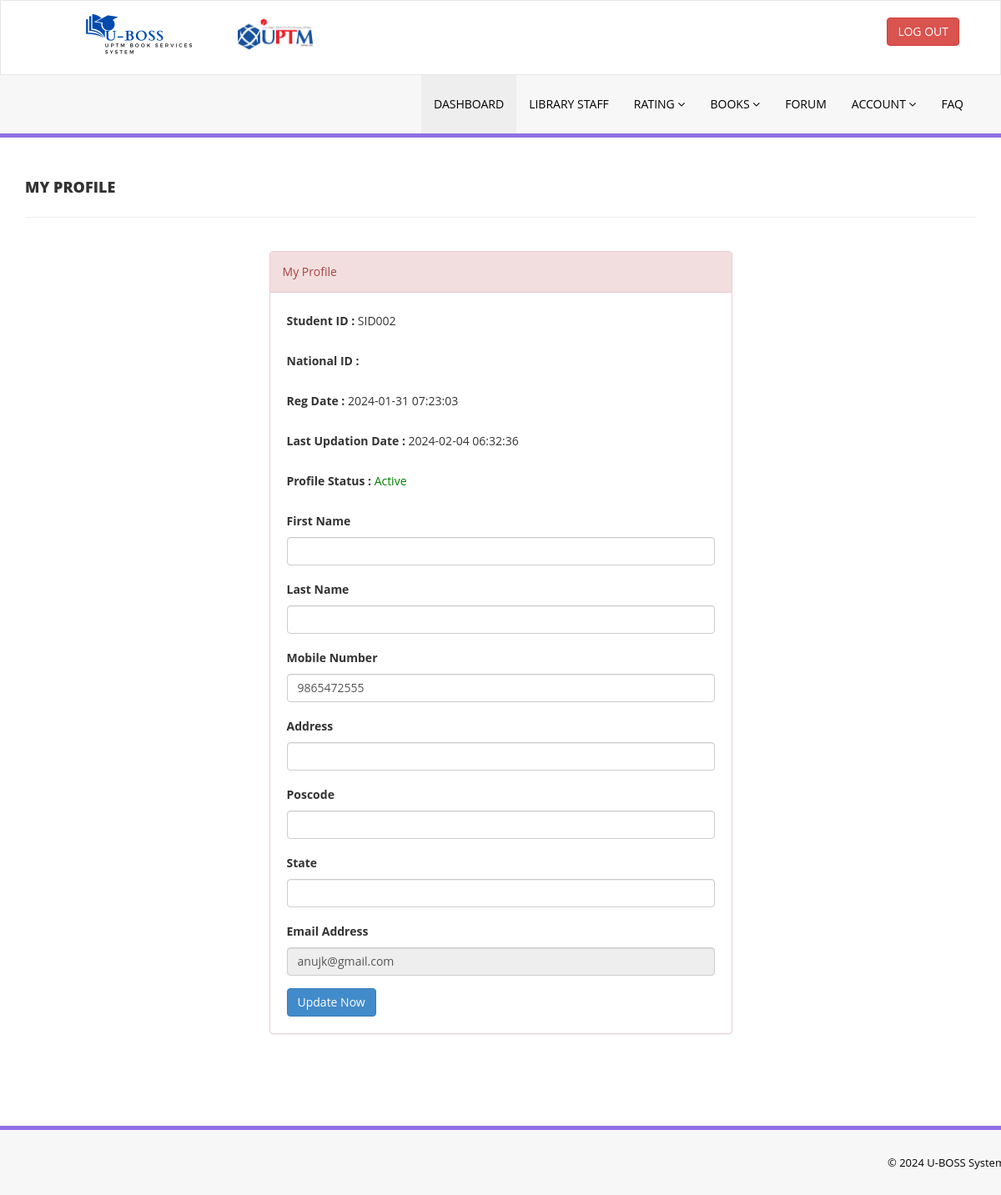
Page /library/my-profile.php (signed in) on the committed database.
### tables this page shows
CREATE TABLE `tblstudents` (
  `id` int(11) NOT NULL,
  `StudentId` varchar(100) DEFAULT NULL,
  `EmailId` varchar(120) DEFAULT NULL,
  `MobileNumber` char(11) DEFAULT NULL,
  `Password` varchar(120) DEFAULT NULL,
  `Status` int(1) DEFAULT NULL,
  `RegDate` timestamp NULL DEFAULT current_timestamp(),
  `UpdationDate` timestamp NULL DEFAULT NULL ON UPDATE current_timestamp(),
  `Address` varchar(255) NOT NULL,
  `IdCardNumber` varchar(12) NOT NULL,
  `FirstName` varchar(255) DEFAULT NULL,
  `LastName` varchar(255) DEFAULT NULL,
  `Poscode` varchar(5) DEFAULT NULL,
  `State` varchar(255) DEFAULT NULL
);

### library/my-profile.php (the view, shortened to what this page needs)
<?php
include('includes/config.php');
if(strlen($_SESSION['login']) == 0) {
    header('location:index.php');
} else {
?>
<!DOCTYPE html>
<html xmlns="http://www.w3.org/1999/xhtml">
<head>
    <link href="assets/css/bootstrap.css" rel="stylesheet" />
    <link href="assets/css/font-awesome.css" rel="stylesheet" />
    <link href="assets/css/style.css" rel="stylesheet" />
</head>
<body>
    <?php include('includes/header.php');?>
     <div class="content-wrapper">
         <div class="container">
        <div class="row pad-botm">
            <div class="col-md-12">
                <h4 class="header-line">My Profile</h4>
            </div>
        </div>
            <div class="row">
                <div class="col-md-6 col-md-offset-3">
                   <div class="panel panel-danger">
                        <div class="panel-heading">My Profile</div>
                        <div class="panel-body">
                            <form name="signup" method="post">
                            <?php
                            $sid = $_SESSION['stdid'];
                            $sql = "SELECT StudentId, FirstName, LastName, EmailId, MobileNumber, Address, Poscode, State, IdCardNumber, RegDate, UpdationDate, Status FROM tblstudents WHERE StudentId=:sid";
                            $query = $dbh->prepare($sql);
                            $query->bindParam(':sid', $sid, PDO::PARAM_STR);
                            $query->execute();
                            $results = $query->fetchAll(PDO::FETCH_OBJ);
                            if($query->rowCount() > 0) {
                                foreach($results as $result) { ?>
                                    <div class="form-group">
                                        <label>Student ID :</label>
                                        <?php echo htmlentities($result->StudentId);?>
                                    </div>
                                    <div class="form-group">
                                        <label>National ID :</label>
                                    </div>
                                    <div class="form-group">
                                        <label>Reg Date :</label>
                                        <?php echo htmlentities($result->RegDate);?>
                                    </div>
                                    <?php if($result->UpdationDate != "") { ?>
                                    <div class="form-group">
                                        <label>Last Updation Date :</label>
                                        <?php echo htmlentities($result->UpdationDate);?>
                                    </div>
                                    <?php } ?>
                                    <div class="form-group">
                                        <label>Profile Status :</label>
                                        <?php if($result->Status == 1) { ?>
                                            <span style="color: green">Active</span>
                                        <?php } else { ?>
                                            <span style="color: red">Blocked</span>
                                        <?php }?>
                                    </div>
                                    <div class="form-group">
                                        <label>First Name</label>
                                        <input class="form-control" type="text" name="firstname" value="<?php echo htmlentities($result->FirstName);?>" autocomplete="off" required />
                                    </div>
                                    <div class="form-group">
                                        <label>Last Name</label>
                                        <input class="form-control" type="text" name="lastname" value="<?php echo htmlentities($result->LastName);?>" autocomplete="off" required />
                                    </div>
                                    <div class="form-group">
                                        <label>Mobile Number</label>
                                        <input class="form-control" type="text" name="mobileno" maxlength="10" value="<?php echo htmlentities($result->MobileNumber);?>" autocomplete="off" required />
                                    </div>
                                    <div class="form-group">
                                        <label>Address</label>
                                        <input class="form-control" type="text" name="address" value="<?php echo htmlentities($result->Address);?>" autocomplete="off" required />
                                    </div>
                                    <div class="form-group">
                                        <label>Poscode</label>
                                        <input class="form-control" type="text" name="poscode" value="<?php echo htmlentities($result->Poscode);?>" autocomplete="off" required />
                                    </div>
                                    <div class="form-group">
                                        <label>State</label>
                                        <input class="form-control" type="text" name="state" value="<?php echo htmlentities($result->State);?>" autocomplete="off" required />
                                    </div>
                                    <div class="form-group">
                                        <label>Email Address</label>
                                        <input class="form-control" type="email" name="email" id="emailid" value="<?php echo htmlentities($result->EmailId);?>" autocomplete="off" required readonly />
                                    </div>
                            <?php }} ?>
                                <button type="submit" name="update" class="btn btn-primary" id="submit">Update Now</button>
                            </form>
                        </div>
                    </div>
                </div>
            </div>
        </div>
    </div>
    <?php include('includes/footer.php');?>
</body>
</html>
<?php } ?>

### library/assets/css/style.css (style rules this page uses)
.content-wrapper { margin-top: 40px; min-height:800px; padding-bottom:90px; }
.header-line { font-weight:900; padding-bottom:25px; border-bottom:1px solid #eeeeee; text-transform:uppercase; }
.pad-botm { padding-bottom:30px; }

### library/my-profile.php (style rules this page uses)
.form-group label { font-size: 14px; }
.form-control { font-size: 14px; }
.panel-body { padding: 20px; }
.form-group { margin-bottom: 15px; }

### rows in the picture
tblstudents: StudentId "SID002", RegDate "2024-01-31 07:23:03", UpdationDate "2024-02-04 06:32:36", Status "Active", mobileno "9865472555", email "anujk@gmail.com"
